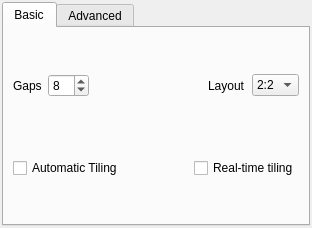
<?xml version="1.0" encoding="UTF-8"?>
<ui version="4.0">
 <class>KWin::QuarterTilingConfigForm</class>
 <widget class="QWidget" name="KWin::QuarterTilingConfigForm">
  <property name="geometry">
   <rect>
    <x>0</x>
    <y>0</y>
    <width>312</width>
    <height>228</height>
   </rect>
  </property>
  <property name="sizePolicy">
   <sizepolicy hsizetype="Expanding" vsizetype="Fixed">
    <horstretch>0</horstretch>
    <verstretch>0</verstretch>
   </sizepolicy>
  </property>
  <property name="windowTitle">
   <string>Quarter Tiling</string>
  </property>
  <layout class="QVBoxLayout" name="verticalLayout">
   <property name="sizeConstraint">
    <enum>QLayout::SetDefaultConstraint</enum>
   </property>
   <property name="leftMargin">
    <number>2</number>
   </property>
   <property name="topMargin">
    <number>2</number>
   </property>
   <property name="rightMargin">
    <number>2</number>
   </property>
   <property name="bottomMargin">
    <number>2</number>
   </property>
   <item>
    <widget class="QTabWidget" name="tabWidget">
     <property name="currentIndex">
      <number>0</number>
     </property>
     <widget class="QWidget" name="basicTab">
      <attribute name="title">
       <string>Basic</string>
      </attribute>
      <layout class="QVBoxLayout" name="verticalLayout_3">
       <item>
        <layout class="QVBoxLayout" name="basicTabRootLayout">
         <item>
          <layout class="QHBoxLayout" name="horizontalLayout_2">
           <property name="topMargin">
            <number>6</number>
           </property>
           <property name="bottomMargin">
            <number>6</number>
           </property>
           <item>
            <widget class="QLabel" name="gapsLabel">
             <property name="toolTip">
              <string>Gap size in pixels</string>
             </property>
             <property name="text">
              <string>Gaps</string>
             </property>
            </widget>
           </item>
           <item>
            <widget class="QSpinBox" name="kcfg_gaps">
             <property name="toolTip">
              <string>Gap size in pixels</string>
             </property>
             <property name="minimum">
              <number>1</number>
             </property>
             <property name="maximum">
              <number>64</number>
             </property>
             <property name="value">
              <number>8</number>
             </property>
            </widget>
           </item>
           <item>
            <spacer name="horizontalSpacer">
             <property name="orientation">
              <enum>Qt::Horizontal</enum>
             </property>
             <property name="sizeHint" stdset="0">
              <size>
               <width>40</width>
               <height>20</height>
              </size>
             </property>
            </spacer>
           </item>
           <item>
            <widget class="QLabel" name="layoutLabel">
             <property name="toolTip">
              <string>Default layout</string>
             </property>
             <property name="text">
              <string>Layout</string>
             </property>
            </widget>
           </item>
           <item>
            <widget class="QComboBox" name="kcfg_layout">
             <property name="toolTip">
              <string>Select a default layout from the following choices</string>
             </property>
             <item>
              <property name="text">
               <string>2:2</string>
              </property>
             </item>
             <item>
              <property name="text">
               <string>1:2</string>
              </property>
             </item>
             <item>
              <property name="text">
               <string>1:3</string>
              </property>
             </item>
            </widget>
           </item>
          </layout>
         </item>
         <item>
          <layout class="QHBoxLayout" name="horizontalLayout_5">
           <property name="topMargin">
            <number>6</number>
           </property>
           <property name="bottomMargin">
            <number>6</number>
           </property>
          </layout>
         </item>
         <item>
          <layout class="QHBoxLayout" name="horizontalLayout_4">
           <property name="topMargin">
            <number>6</number>
           </property>
           <property name="bottomMargin">
            <number>6</number>
           </property>
           <item>
            <widget class="QCheckBox" name="kcfg_auto">
             <property name="text">
              <string>Automatic Tiling</string>
             </property>
            </widget>
           </item>
           <item>
            <spacer name="horizontalSpacer_4">
             <property name="orientation">
              <enum>Qt::Horizontal</enum>
             </property>
             <property name="sizeHint" stdset="0">
              <size>
               <width>40</width>
               <height>20</height>
              </size>
             </property>
            </spacer>
           </item>
           <item>
            <widget class="QCheckBox" name="kcfg_live">
             <property name="toolTip">
              <string>If checked, tiling happens in real-time (note: way slower)</string>
             </property>
             <property name="text">
              <string>Real-time tiling</string>
             </property>
             <property name="checked">
              <bool>false</bool>
             </property>
             <property name="tristate">
              <bool>false</bool>
             </property>
            </widget>
           </item>
          </layout>
         </item>
        </layout>
       </item>
      </layout>
     </widget>
     <widget class="QWidget" name="advTab">
      <attribute name="title">
       <string>Advanced</string>
      </attribute>
      <layout class="QVBoxLayout" name="verticalLayout_5">
       <item>
        <layout class="QVBoxLayout" name="advTabRootLayout">
         <item>
          <widget class="QLabel" name="label">
           <property name="text">
            <string>Master Clients</string>
           </property>
          </widget>
         </item>
         <item>
          <widget class="QLineEdit" name="lineEdit_2"/>
         </item>
         <item>
          <widget class="QLabel" name="label_2">
           <property name="text">
            <string>Ignored Clients</string>
           </property>
          </widget>
         </item>
         <item>
          <widget class="QLineEdit" name="lineEdit"/>
         </item>
         <item>
          <widget class="QLabel" name="label_3">
           <property name="text">
            <string>Ignored Captions</string>
           </property>
          </widget>
         </item>
         <item>
          <widget class="QLineEdit" name="lineEdit_3"/>
         </item>
        </layout>
       </item>
      </layout>
     </widget>
    </widget>
   </item>
  </layout>
 </widget>
 <resources/>
 <connections/>
</ui>
